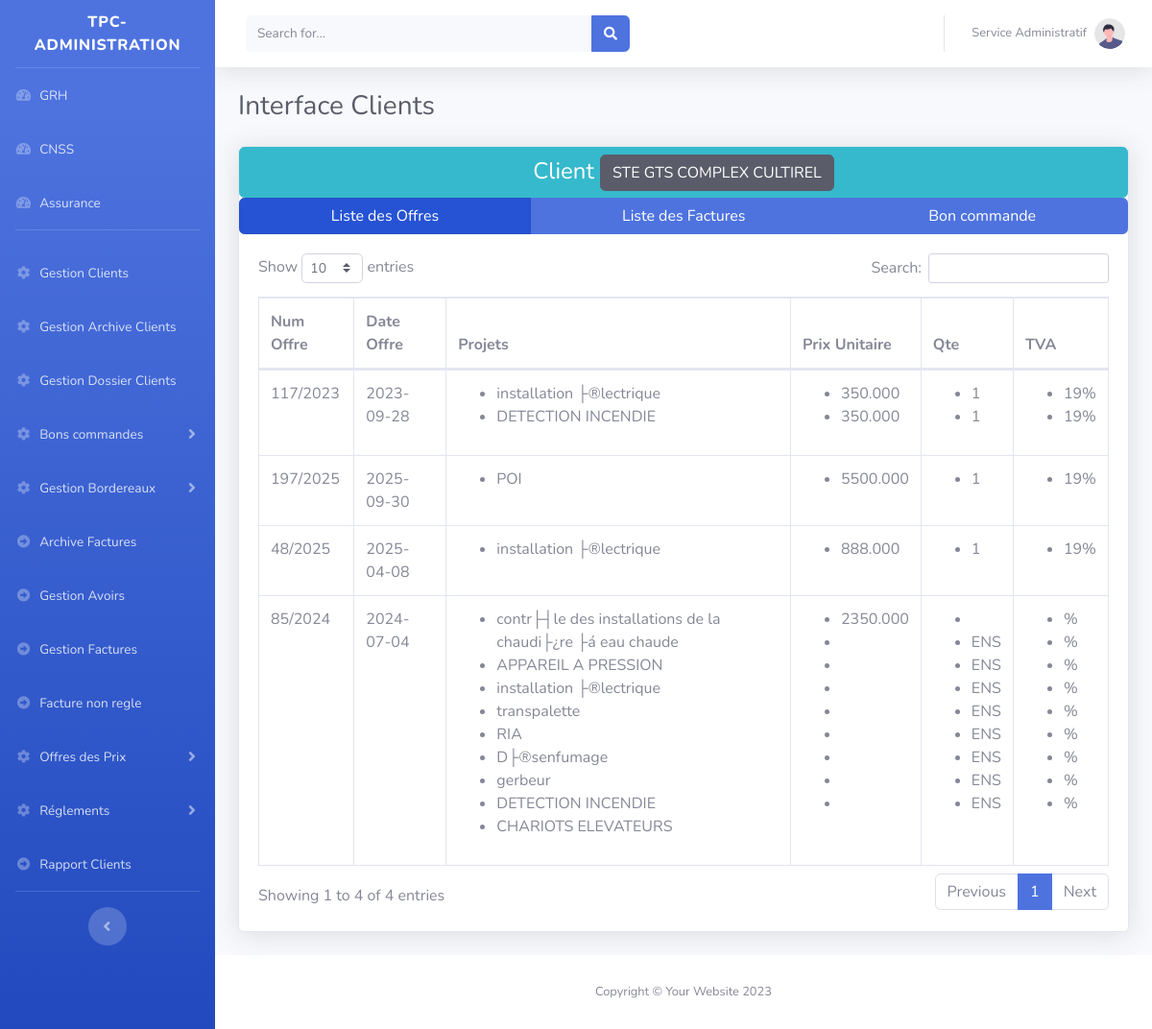
The page /tpc/main.php?Gestion_Clients&Offreclient=4 on the database its author committed.
### tables this page shows
CREATE TABLE `clients` (
  `id` int(11) NOT NULL AUTO_INCREMENT,
  `type_client` varchar(200) DEFAULT NULL,
  `convention` varchar(100) DEFAULT NULL,
  `pieceConvention` varchar(250) DEFAULT NULL,
  `nom_client` varchar(200) DEFAULT NULL,
  `code_client` varchar(11) DEFAULT NULL,
  `adresse` text DEFAULT NULL,
  `matriculeFiscale` varchar(100) DEFAULT NULL,
  `exonoration` varchar(100) DEFAULT NULL,
  `pieceExonoration` varchar(200) DEFAULT NULL,
  `tel` varchar(200) DEFAULT NULL,
  `email` varchar(200) DEFAULT NULL,
  `numexonoration` varchar(250) DEFAULT NULL,
  `ValiditeExonoration` varchar(250) DEFAULT NULL,
  PRIMARY KEY (`id`),
  KEY `matriculeFiscale` (`matriculeFiscale`),
  KEY `clent` (`nom_client`(191))
);

CREATE TABLE `offre_prix` (
  `id_offre` int(11) NOT NULL AUTO_INCREMENT,
  `num_offre` varchar(20) NOT NULL,
  `date` varchar(20) NOT NULL,
  `client` int(20) NOT NULL,
  PRIMARY KEY (`id_offre`),
  UNIQUE KEY `num_offre_3` (`num_offre`),
  KEY `client` (`client`),
  KEY `client_2` (`client`),
  KEY `client_3` (`client`),
  KEY `num_offre` (`num_offre`),
  KEY `client_4` (`client`),
  KEY `client_5` (`client`),
  KEY `num_offre_2` (`num_offre`),
  CONSTRAINT `offre_prix_ibfk_1` FOREIGN KEY (`client`) REFERENCES `clients` (`id`) ON DELETE CASCADE ON UPDATE CASCADE
);

CREATE TABLE `offres_projets` (
  `id_Projets_Offre` int(11) NOT NULL AUTO_INCREMENT,
  `offre` varchar(20) NOT NULL,
  `prix_unit_htv` varchar(100) DEFAULT NULL,
  `qte` varchar(100) DEFAULT NULL,
  `tva` varchar(200) DEFAULT NULL,
  `remise` varchar(200) DEFAULT NULL,
  `prixForfitaire` varchar(200) DEFAULT NULL,
  `prixTTC` varchar(200) DEFAULT NULL,
  `projet` int(11) DEFAULT NULL,
  `adresseClient` varchar(250) DEFAULT NULL,
  PRIMARY KEY (`id_Projets_Offre`),
  KEY `offre` (`offre`),
  KEY `projet` (`projet`),
  CONSTRAINT `offres_projets_ibfk_1` FOREIGN KEY (`offre`) REFERENCES `offre_prix` (`num_offre`) ON DELETE CASCADE ON UPDATE CASCADE,
  CONSTRAINT `offres_projets_ibfk_2` FOREIGN KEY (`projet`) REFERENCES `projet` (`id`) ON DELETE CASCADE ON UPDATE CASCADE
);

CREATE TABLE `projet` (
  `id` int(11) NOT NULL AUTO_INCREMENT,
  `classement` varchar(500) NOT NULL,
  PRIMARY KEY (`id`)
);

### htdocs/tpc/class/connexion.db.php (called while the page is built)
<?php
function connexion(): PDO {
    $host = getenv('DB_HOST') ?: '127.0.0.1';
    $port = getenv('DB_PORT') ?: 3306;
    $db   = getenv('DB_NAME') ?: 'tpc';
    $user = getenv('DB_USER') ?: 'root';
    $pass = getenv('DB_PASSWORD') !== false ? getenv('DB_PASSWORD') : '';
    $dsn = "mysql:host=$host;port=$port;dbname=$db;charset=utf8mb4";
    $opts = [
        PDO::ATTR_ERRMODE            => PDO::ERRMODE_EXCEPTION,
        PDO::ATTR_DEFAULT_FETCH_MODE => PDO::FETCH_ASSOC,
        PDO::ATTR_EMULATE_PREPARES   => false,
    ];
    return new PDO($dsn, $user, $pass, $opts);
}

### htdocs/tpc/class/client.class.php (called while the page is built, shortened)
<?php
include_once 'connexion.db.php';
class Clients{
	private $cnx;
	public function __construct(){$this->cnx=connexion();}
	public function getClient($id){
		$sql = "SELECT * FROM clients WHERE id = :id";
		$req = $this->cnx->prepare($sql);
		$req->execute([':id' => $id]);
		return $req->fetch();
	}
	public function getOffresClient($client){
		  $sql="SELECT * FROM offre_prix as ofP where  Ofp.client='$client'";
		$req=$this->cnx->query($sql);
		$resultat=$req->fetchAll();
		return $resultat;
	}
	public function getAllProjetsByOffre($offre){
		$sql="SELECT * FROM offres_projets as OP,projet as p where OP.offre='$offre' and p.id=OP.projet";
		$req=$this->cnx->query($sql);
		$resultat=$req->fetchAll();
		return $resultat;
	}
}
$clt=new Clients();

### htdocs/tpc/pages/clients/OffreClients.php (the view, shortened to what this page needs)
<?php
include 'class/client.class.php';
$offresClient=$clt->getOffresClient($_GET['Offreclient']);
$client=$clt->getClient($_GET['Offreclient']);
 ?>
                    <div class="card shadow mb-4">
		 <button type="button" class="btn btn-info col-12" style="font-size:x-large">Client <span class="btn btn-dark text-wheit" ><?=$client['nom_client']?></span></button>
                     <div class="btn-group" role="group" aria-label="Basic mixed styles example">
	<a href="?Gestion_Clients&Offreclient=<?=$_GET['Offreclient']?>" class="btn btn-primary active"> Liste des Offres   </a>
  <a href="?Gestion_Clients&Facturesclient=<?=$client['id']?>" class="btn btn-primary">Liste des Factures</a>
   <a href="?Gestion_Clients&BonsCommandesclient=<?=$client['id']?>"  class="btn btn-primary">Bon commande</a>
</div>
                        <div class="card-body">
                            <div class="table-responsive">
                                <table class="table table-bordered" id="dataTable" width="100%" cellspacing="0" >
                                    <thead>
                                        <tr>
											<th >Num Offre</th>
											<th >Date Offre</th>
                                            <th >Projets</th>
                                            <th >Prix Unitaire</th>
											<th >Qte</th>
                                            <th >TVA</th>
                                        </tr>
                                    </thead>
                                    <tbody>
									<?php if(!empty($offresClient)){
										foreach($offresClient as $key){
											 $projets=$clt->getAllProjetsByOffre($key['num_offre']);?>
											 <tr>
												<td><?=$key['num_offre']?></td>
												 <td><?=$key['date']?></td>
												<td>
												<?php
												if(!empty($projets)){
													echo '<ul >';
										foreach($projets as $p){?>
												<li><?=$p['classement']?></li>
												<?php }echo '</ul>';} ?>
												</td>
												<td>
												<?php
												if(!empty($projets)){echo '<ul>';
									   	foreach($projets as $p){?>
												<li>
												<?php if(!empty($p['prix_unit_htv'])){?>
												<?=$p['prix_unit_htv']?>
												<?php } else {?>
												   <?=$p['prixForfitaire']?>
												<?php } ?>
												</li>
												<?php }echo '</ul>';} ?>
												</td>
												<td><?php
												if(!empty($projets)){echo '<ul>';
									   	foreach($projets as $p){?>
												<li><?=$p['qte']?></li>
												<?php }echo '</ul>';} ?></td>
												<td><?php
												if(!empty($projets)){echo '<ul>';
									   	foreach($projets as $p){?>
												<li><?=$p['tva'].'%'?></li>
												<?php }echo '</ul>';} ?></td>
											 </tr>
									<?php }}?>
                                    </tbody>
                                </table>
                            </div>
                        </div>
                    </div>

### rows shown on the page
clients: nom_client "STE GTS COMPLEX CULTIREL"
offre_prix: num_offre "117/2023", date "2023-09-28"
offres_projets: projet.classement "installation ├®lectrique", prix_unit_htv "350.000", qte "1", tva "19"
offres_projets: projet.classement "DETECTION INCENDIE", prix_unit_htv "350.000", qte "1", tva "19"
offre_prix: num_offre "85/2024", date "2024-07-04"
offres_projets: projet.classement "contr├┤le des installations de la chaudi├¿re ├á eau chaude", prixForfitaire "2350.000"
offres_projets: projet.classement "APPAREIL A PRESSION", qte "ENS"
offres_projets: projet.classement "installation ├®lectrique", qte "ENS"
offres_projets: projet.classement "transpalette", qte "ENS"
offres_projets: projet.classement "RIA", qte "ENS"
offres_projets: projet.classement "D├®senfumage", qte "ENS"
offres_projets: projet.classement "gerbeur", qte "ENS"
offres_projets: projet.classement "DETECTION INCENDIE", qte "ENS"
offres_projets: projet.classement "CHARIOTS ELEVATEURS", qte "ENS"
offre_prix: num_offre "48/2025", date "2025-04-08"
offres_projets: projet.classement "installation ├®lectrique", prix_unit_htv "888.000", qte "1", tva "19"
offre_prix: num_offre "197/2025", date "2025-09-30"
offres_projets: projet.classement "POI", prix_unit_htv "5500.000", qte "1", tva "19"
